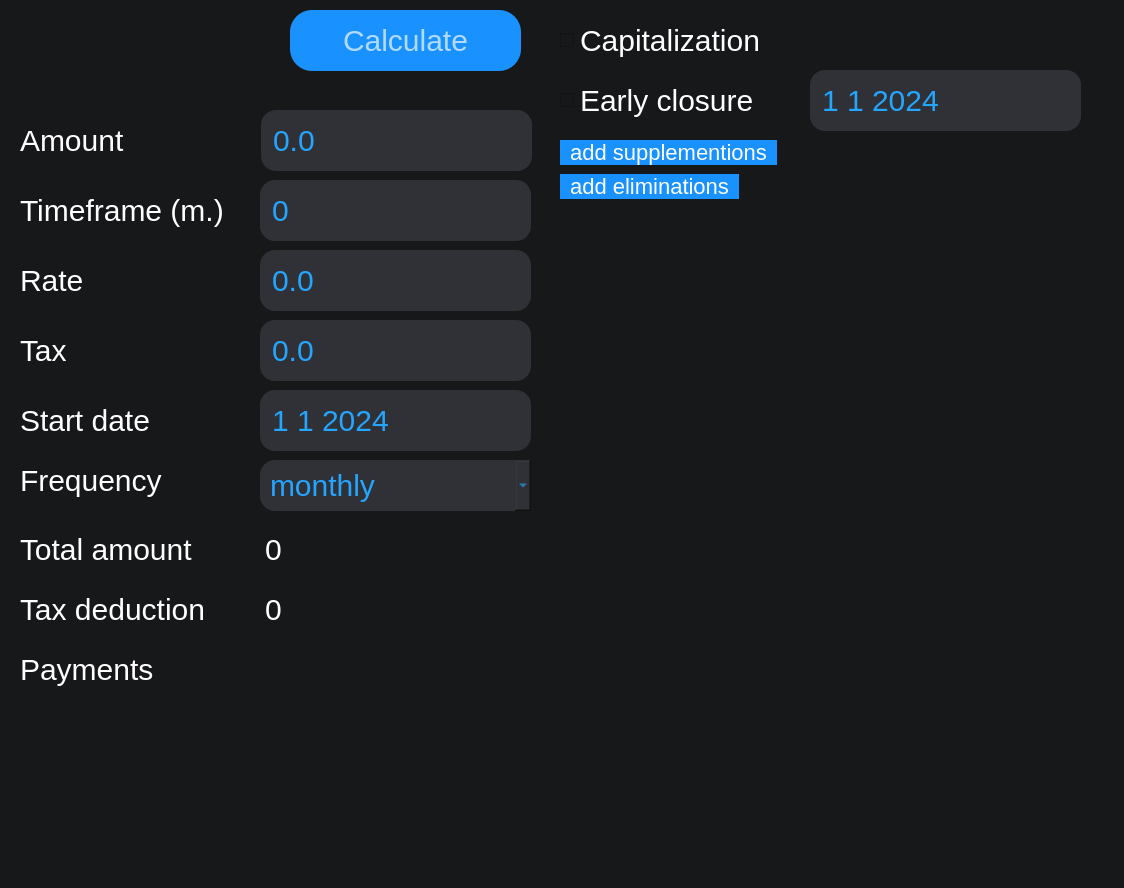
<?xml version="1.0" encoding="UTF-8"?>
<ui version="4.0">
 <class>DepositWindow</class>
 <widget class="QWidget" name="DepositWindow">
  <property name="geometry">
   <rect>
    <x>0</x>
    <y>0</y>
    <width>1124</width>
    <height>888</height>
   </rect>
  </property>
  <property name="windowTitle">
   <string>SmartCalc v2.0</string>
  </property>
  <property name="styleSheet">
   <string notr="true">* {
	font-family: ubuntu;
	font-size: 30px;
	font-weight: 0px;
	color: white;
	text-align: center;
	vertical-align: center;
	border-radius: 22px;
	border: 0px;
}

QWidget {
	background-color: #17181a;
}

QPushButton {
	background-color: #1991ff;
	color: #b2daff;
}

QPushButton:pressed {
	background-color: #004787;
	color: #1a7cc0;
}

QSpinBox {
	border-radius: 15px;
	background-color: #303136;
	color: #24a5ff;
	padding-left: 10px;
	padding-right: 10px;
}

QDoubleSpinBox {
	border-radius: 15px;
	background-color: #303136;
	color: #24a5ff;
	padding-left: 10px;
	padding-right: 10px;
}

QDateEdit {
	border-radius: 15px;
	background-color: #303136;
	color: #24a5ff;
	padding-left: 10px;
	padding-right: 10px;
}

QComboBox {
	border-radius: 15px;
	background-color: #303136;
	color: #24a5ff;
	padding-left: 10px;
	padding-right: 10px;
}</string>
  </property>
  <widget class="QGroupBox" name="groupBox_3">
   <property name="geometry">
    <rect>
     <x>20</x>
     <y>10</y>
     <width>261</width>
     <height>61</height>
    </rect>
   </property>
   <property name="styleSheet">
    <string notr="true">QPushButton {
	font-size: 25px;
	border-radius: 28px;
	background-color: #303136;
	color: #24a5ff;
}

QPushButton:pressed {
	background-color: #004787;
	color: #1a7cc0;
}

QPushButton:disabled {
	background-color: #868686;
	color: #5a5a5a;
}</string>
   </property>
   <property name="title">
    <string/>
   </property>
   <widget class="QRadioButton" name="calcButton">
    <property name="geometry">
     <rect>
      <x>-30</x>
      <y>0</y>
      <width>71</width>
      <height>61</height>
     </rect>
    </property>
    <property name="styleSheet">
     <string notr="true">QRadioButton:indicator {
	background-color: #17181a;
}</string>
    </property>
    <property name="text">
     <string/>
    </property>
    <property name="icon">
     <iconset resource="resources.qrc">
      <normaloff>:/icons/icons/calc_off.png</normaloff>:/icons/icons/calc_off.png</iconset>
    </property>
    <property name="iconSize">
     <size>
      <width>60</width>
      <height>60</height>
     </size>
    </property>
    <property name="checked">
     <bool>false</bool>
    </property>
   </widget>
   <widget class="QRadioButton" name="graphicButton">
    <property name="geometry">
     <rect>
      <x>40</x>
      <y>0</y>
      <width>71</width>
      <height>61</height>
     </rect>
    </property>
    <property name="styleSheet">
     <string notr="true">QRadioButton:indicator {
	background-color: #17181a;
}</string>
    </property>
    <property name="text">
     <string/>
    </property>
    <property name="icon">
     <iconset resource="resources.qrc">
      <normaloff>:/icons/icons/graphic_off.png</normaloff>:/icons/icons/graphic_off.png</iconset>
    </property>
    <property name="iconSize">
     <size>
      <width>60</width>
      <height>60</height>
     </size>
    </property>
    <property name="checked">
     <bool>false</bool>
    </property>
   </widget>
   <widget class="QRadioButton" name="creditButton">
    <property name="geometry">
     <rect>
      <x>110</x>
      <y>0</y>
      <width>81</width>
      <height>61</height>
     </rect>
    </property>
    <property name="styleSheet">
     <string notr="true">QRadioButton:indicator {
	background-color: #17181a;
}</string>
    </property>
    <property name="text">
     <string/>
    </property>
    <property name="icon">
     <iconset resource="resources.qrc">
      <normaloff>:/icons/icons/credit_off.png</normaloff>:/icons/icons/credit_off.png</iconset>
    </property>
    <property name="iconSize">
     <size>
      <width>60</width>
      <height>60</height>
     </size>
    </property>
    <property name="checked">
     <bool>false</bool>
    </property>
   </widget>
   <widget class="QRadioButton" name="depositButton">
    <property name="geometry">
     <rect>
      <x>180</x>
      <y>0</y>
      <width>71</width>
      <height>61</height>
     </rect>
    </property>
    <property name="styleSheet">
     <string notr="true">QRadioButton:indicator {
	background-color: #17181a;
}</string>
    </property>
    <property name="text">
     <string/>
    </property>
    <property name="icon">
     <iconset resource="resources.qrc">
      <normaloff>:/icons/icons/deposit_on.png</normaloff>:/icons/icons/deposit_on.png</iconset>
    </property>
    <property name="iconSize">
     <size>
      <width>60</width>
      <height>60</height>
     </size>
    </property>
    <property name="checked">
     <bool>false</bool>
    </property>
   </widget>
   <zorder>depositButton</zorder>
   <zorder>calcButton</zorder>
   <zorder>creditButton</zorder>
   <zorder>graphicButton</zorder>
  </widget>
  <widget class="QLabel" name="label">
   <property name="geometry">
    <rect>
     <x>20</x>
     <y>120</y>
     <width>161</width>
     <height>41</height>
    </rect>
   </property>
   <property name="text">
    <string>Amount</string>
   </property>
  </widget>
  <widget class="QSpinBox" name="timeframe">
   <property name="geometry">
    <rect>
     <x>260</x>
     <y>180</y>
     <width>271</width>
     <height>61</height>
    </rect>
   </property>
   <property name="buttonSymbols">
    <enum>QAbstractSpinBox::NoButtons</enum>
   </property>
   <property name="minimum">
    <number>-999999999</number>
   </property>
   <property name="maximum">
    <number>999999999</number>
   </property>
   <property name="value">
    <number>0</number>
   </property>
  </widget>
  <widget class="QLabel" name="label_4">
   <property name="geometry">
    <rect>
     <x>20</x>
     <y>400</y>
     <width>161</width>
     <height>41</height>
    </rect>
   </property>
   <property name="text">
    <string>Start date</string>
   </property>
  </widget>
  <widget class="QLabel" name="label_3">
   <property name="geometry">
    <rect>
     <x>20</x>
     <y>260</y>
     <width>161</width>
     <height>41</height>
    </rect>
   </property>
   <property name="text">
    <string>Rate</string>
   </property>
  </widget>
  <widget class="QLabel" name="label_2">
   <property name="geometry">
    <rect>
     <x>20</x>
     <y>190</y>
     <width>211</width>
     <height>41</height>
    </rect>
   </property>
   <property name="text">
    <string>Timeframe (m.)</string>
   </property>
  </widget>
  <widget class="QLabel" name="label_5">
   <property name="geometry">
    <rect>
     <x>20</x>
     <y>330</y>
     <width>161</width>
     <height>41</height>
    </rect>
   </property>
   <property name="text">
    <string>Tax</string>
   </property>
  </widget>
  <widget class="QCheckBox" name="capitalisation">
   <property name="geometry">
    <rect>
     <x>560</x>
     <y>10</y>
     <width>221</width>
     <height>61</height>
    </rect>
   </property>
   <property name="text">
    <string>Capitalization</string>
   </property>
  </widget>
  <widget class="QPushButton" name="calculate_button">
   <property name="geometry">
    <rect>
     <x>290</x>
     <y>10</y>
     <width>231</width>
     <height>61</height>
    </rect>
   </property>
   <property name="text">
    <string>Calculate</string>
   </property>
  </widget>
  <widget class="QDateEdit" name="date">
   <property name="geometry">
    <rect>
     <x>260</x>
     <y>390</y>
     <width>271</width>
     <height>61</height>
    </rect>
   </property>
   <property name="buttonSymbols">
    <enum>QAbstractSpinBox::NoButtons</enum>
   </property>
   <property name="minimumDate">
    <date>
     <year>2024</year>
     <month>1</month>
     <day>1</day>
    </date>
   </property>
   <property name="displayFormat">
    <string>d M yyyy</string>
   </property>
  </widget>
  <widget class="QGroupBox" name="events_group">
   <property name="geometry">
    <rect>
     <x>550</x>
     <y>130</y>
     <width>551</width>
     <height>741</height>
    </rect>
   </property>
   <property name="styleSheet">
    <string notr="true">* {
	font-family: ubuntu;
	font-size: 22px;
	font-weight: 0px;
	color: white;
	text-align: center;
	vertical-align: center;
	border-radius: 16px;
}

QPushButton {
	padding-left: 10px;
	padding-right: 10px;
}</string>
   </property>
   <property name="title">
    <string/>
   </property>
   <widget class="QWidget" name="verticalLayoutWidget_3">
    <property name="geometry">
     <rect>
      <x>10</x>
      <y>10</y>
      <width>530</width>
      <height>211</height>
     </rect>
    </property>
    <layout class="QVBoxLayout" name="events_list">
     <property name="sizeConstraint">
      <enum>QLayout::SetFixedSize</enum>
     </property>
     <item>
      <layout class="QVBoxLayout" name="supplementions_list">
       <property name="sizeConstraint">
        <enum>QLayout::SetFixedSize</enum>
       </property>
      </layout>
     </item>
     <item>
      <layout class="QHBoxLayout" name="horizontalLayout_2">
       <property name="sizeConstraint">
        <enum>QLayout::SetFixedSize</enum>
       </property>
       <item>
        <widget class="QPushButton" name="add_supplementions">
         <property name="text">
          <string>add supplementions</string>
         </property>
        </widget>
       </item>
       <item>
        <spacer name="horizontalSpacer">
         <property name="orientation">
          <enum>Qt::Horizontal</enum>
         </property>
         <property name="sizeHint" stdset="0">
          <size>
           <width>40</width>
           <height>20</height>
          </size>
         </property>
        </spacer>
       </item>
      </layout>
     </item>
     <item>
      <layout class="QVBoxLayout" name="eliminations_list">
       <property name="sizeConstraint">
        <enum>QLayout::SetFixedSize</enum>
       </property>
      </layout>
     </item>
     <item>
      <layout class="QHBoxLayout" name="horizontalLayout">
       <property name="sizeConstraint">
        <enum>QLayout::SetFixedSize</enum>
       </property>
       <item>
        <widget class="QPushButton" name="add_eliminations">
         <property name="text">
          <string>add eliminations</string>
         </property>
        </widget>
       </item>
       <item>
        <spacer name="horizontalSpacer_2">
         <property name="orientation">
          <enum>Qt::Horizontal</enum>
         </property>
         <property name="sizeHint" stdset="0">
          <size>
           <width>28</width>
           <height>31</height>
          </size>
         </property>
        </spacer>
       </item>
      </layout>
     </item>
    </layout>
   </widget>
  </widget>
  <widget class="QCheckBox" name="early_closure">
   <property name="geometry">
    <rect>
     <x>560</x>
     <y>70</y>
     <width>221</width>
     <height>61</height>
    </rect>
   </property>
   <property name="text">
    <string>Early closure</string>
   </property>
  </widget>
  <widget class="QLabel" name="label_6">
   <property name="geometry">
    <rect>
     <x>20</x>
     <y>460</y>
     <width>161</width>
     <height>41</height>
    </rect>
   </property>
   <property name="text">
    <string>Frequency</string>
   </property>
  </widget>
  <widget class="QComboBox" name="frequency">
   <property name="geometry">
    <rect>
     <x>260</x>
     <y>460</y>
     <width>271</width>
     <height>51</height>
    </rect>
   </property>
   <item>
    <property name="text">
     <string>monthly</string>
    </property>
   </item>
   <item>
    <property name="text">
     <string>everyday</string>
    </property>
   </item>
   <item>
    <property name="text">
     <string>quartaly</string>
    </property>
   </item>
   <item>
    <property name="text">
     <string>yearly</string>
    </property>
   </item>
  </widget>
  <widget class="QDateEdit" name="closure_date">
   <property name="geometry">
    <rect>
     <x>810</x>
     <y>70</y>
     <width>271</width>
     <height>61</height>
    </rect>
   </property>
   <property name="buttonSymbols">
    <enum>QAbstractSpinBox::NoButtons</enum>
   </property>
   <property name="minimumDate">
    <date>
     <year>2024</year>
     <month>1</month>
     <day>1</day>
    </date>
   </property>
   <property name="displayFormat">
    <string>d M yyyy</string>
   </property>
  </widget>
  <widget class="QDoubleSpinBox" name="amount">
   <property name="geometry">
    <rect>
     <x>261</x>
     <y>110</y>
     <width>271</width>
     <height>61</height>
    </rect>
   </property>
   <property name="buttonSymbols">
    <enum>QAbstractSpinBox::NoButtons</enum>
   </property>
   <property name="decimals">
    <number>1</number>
   </property>
   <property name="maximum">
    <double>10000000000.000000000000000</double>
   </property>
  </widget>
  <widget class="QDoubleSpinBox" name="tax">
   <property name="geometry">
    <rect>
     <x>260</x>
     <y>320</y>
     <width>271</width>
     <height>61</height>
    </rect>
   </property>
   <property name="buttonSymbols">
    <enum>QAbstractSpinBox::NoButtons</enum>
   </property>
   <property name="decimals">
    <number>1</number>
   </property>
   <property name="maximum">
    <double>10000000000.000000000000000</double>
   </property>
  </widget>
  <widget class="QDoubleSpinBox" name="rate">
   <property name="geometry">
    <rect>
     <x>260</x>
     <y>250</y>
     <width>271</width>
     <height>61</height>
    </rect>
   </property>
   <property name="buttonSymbols">
    <enum>QAbstractSpinBox::NoButtons</enum>
   </property>
   <property name="decimals">
    <number>1</number>
   </property>
   <property name="maximum">
    <double>50.000000000000000</double>
   </property>
  </widget>
  <widget class="QLabel" name="label_7">
   <property name="geometry">
    <rect>
     <x>20</x>
     <y>519</y>
     <width>201</width>
     <height>61</height>
    </rect>
   </property>
   <property name="text">
    <string>Total amount</string>
   </property>
  </widget>
  <widget class="QLabel" name="label_8">
   <property name="geometry">
    <rect>
     <x>20</x>
     <y>639</y>
     <width>231</width>
     <height>61</height>
    </rect>
   </property>
   <property name="text">
    <string>Payments</string>
   </property>
  </widget>
  <widget class="QLabel" name="label_9">
   <property name="geometry">
    <rect>
     <x>20</x>
     <y>579</y>
     <width>201</width>
     <height>61</height>
    </rect>
   </property>
   <property name="text">
    <string>Tax deduction</string>
   </property>
  </widget>
  <widget class="QTableWidget" name="payments_list">
   <property name="geometry">
    <rect>
     <x>260</x>
     <y>650</y>
     <width>271</width>
     <height>221</height>
    </rect>
   </property>
   <property name="styleSheet">
    <string notr="true">QTableWidget {
	text-align: right;
}

QTableWidget QTableCornerButton::section {
    background-color: #646464;
    border: 1px solid #fffff8;
}

QHeaderView::section {
    background-color: #303136;
    padding: 4px;
    font-size: 14pt;
}</string>
   </property>
   <property name="textElideMode">
    <enum>Qt::ElideMiddle</enum>
   </property>
   <property name="columnCount">
    <number>0</number>
   </property>
   <attribute name="horizontalHeaderVisible">
    <bool>false</bool>
   </attribute>
  </widget>
  <widget class="QLabel" name="total_amount">
   <property name="geometry">
    <rect>
     <x>265</x>
     <y>519</y>
     <width>261</width>
     <height>61</height>
    </rect>
   </property>
   <property name="text">
    <string>0</string>
   </property>
  </widget>
  <widget class="QLabel" name="tax_deduction">
   <property name="geometry">
    <rect>
     <x>265</x>
     <y>579</y>
     <width>261</width>
     <height>61</height>
    </rect>
   </property>
   <property name="text">
    <string>0</string>
   </property>
  </widget>
  <widget class="QLabel" name="error_output">
   <property name="geometry">
    <rect>
     <x>20</x>
     <y>80</y>
     <width>501</width>
     <height>21</height>
    </rect>
   </property>
   <property name="styleSheet">
    <string notr="true">* {
	color: red;
	font-size: 16px;
}</string>
   </property>
   <property name="text">
    <string/>
   </property>
  </widget>
 </widget>
 <resources>
  <include location="resources.qrc"/>
 </resources>
 <connections/>
</ui>
